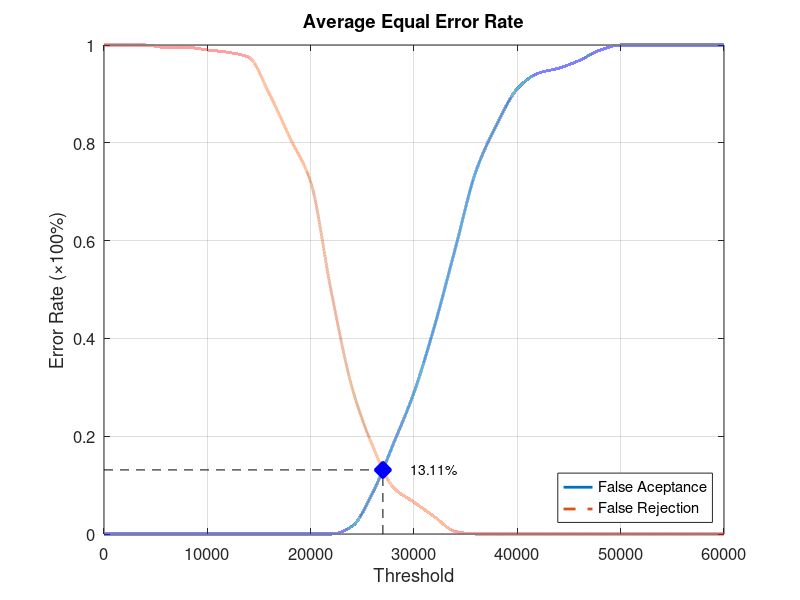
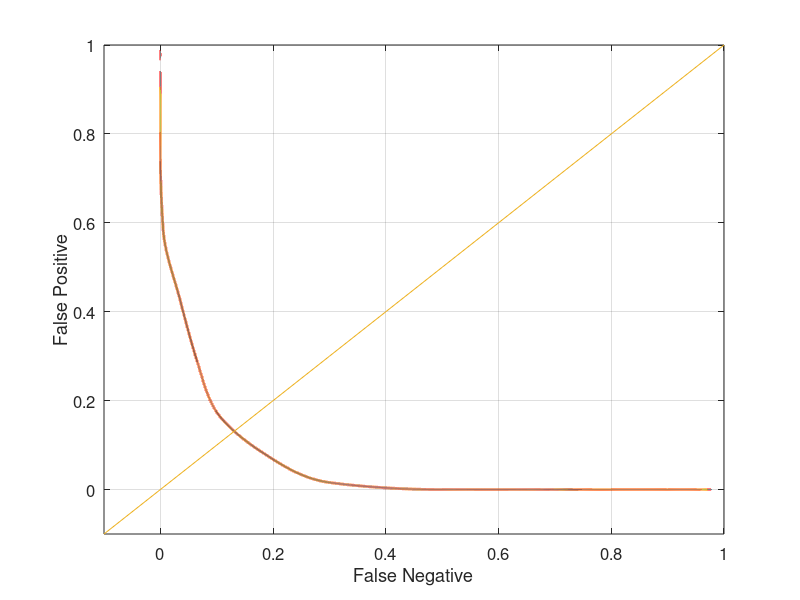

Reproduce these figures in MATLAB, in order.
function yEER = Database1_4
close all;
clear;
clc;
x = 0:2000:60000;
xq = 0:0.5:60000;

y0 = [0 0 0 0 0 0 0 0 0 0 0 0 0.0157895 0.0842105 0.184211 0.289474 0.426316 0.584211 0.742105 0.836842 0.910526 0.942105 0.952632 0.968421 0.989474 1 1 1 1 1 1];
yy0 = interp1(x, y0, xq, 'pchip');
y1 = [1 1 1 0.995 0.995 0.99 0.985 0.975 0.9 0.81 0.72 0.495 0.3 0.18 0.095 0.065 0.035 0.005 0 0 0 0 0 0 0 0 0 0 0 0 0];
yy1 = interp1(x, y1, xq, 'pchip');

% Calculating EER: 
y2 = abs(y0 - y1);
find(y2 == min(y2))
yy2 = abs(yy0 - yy1);
xEER = find(yy2 == min(yy2));
xEERIndex = xq(xEER) % X-axis EER
yEER = yy0(xEER) % Y-axis EER

main = figure
plot(xq, yy0,'-','LineWidth', 2);	hold on
plot(xq, yy1,'--','LineWidth', 2);	hold on
plot([xEERIndex xEERIndex], [0 yEER], 'k--');	hold on
plot([0 xEERIndex], [yEER yEER], 'k--');	hold on
plot(xEERIndex, yEER, 'bx', 'LineWidth', 10);	hold on
text(xEERIndex + 10 * xEERIndex / 100, yEER, [num2str(round((10000 * yEER)) / 100) '%'])
legend('False Aceptance', 'False Rejection', 'Location', 'SouthEast')
xlabel('Threshold')
ylabel('Error Rate (\times100%)')
title('Average Equal Error Rate')
set(gca, 'FontSize', 12)
axis([0 60000 0 1])
grid on

print(main, 'Database1_4Main', '-dpng');
FNRxFPR = figure('Color', [1 1 1]);
plot(yy1, yy0, '-', yy1, yy0, 'LineWidth', 2);
hold on
y = -0.1:0.1:1
plot(y, y); 
set(gca, 'FontSize', 12)
xlabel('False Negative')
ylabel('False Positive')
axis([-0.1 1 -0.1 1])
set(gca, 'FontSize', 12)
grid on

print(FNRxFPR, 'Database1_4FNRxFPR','-dpng');
end
